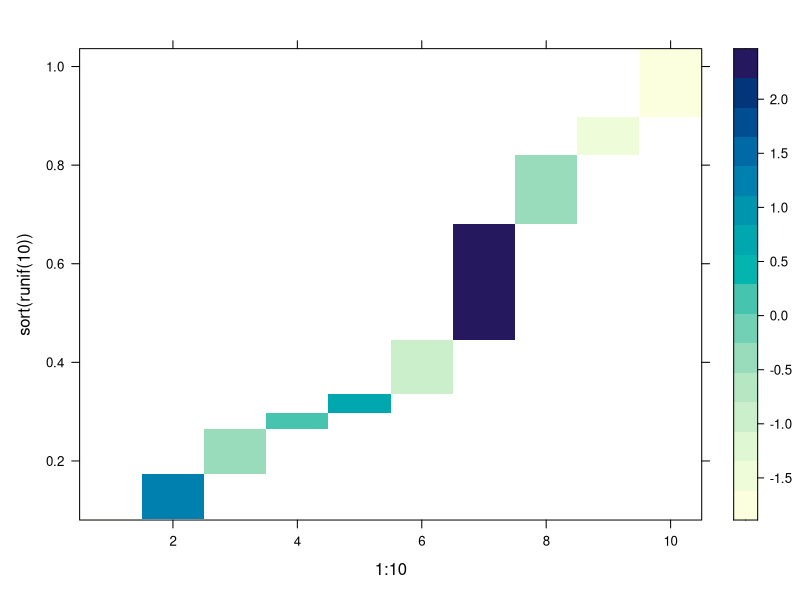
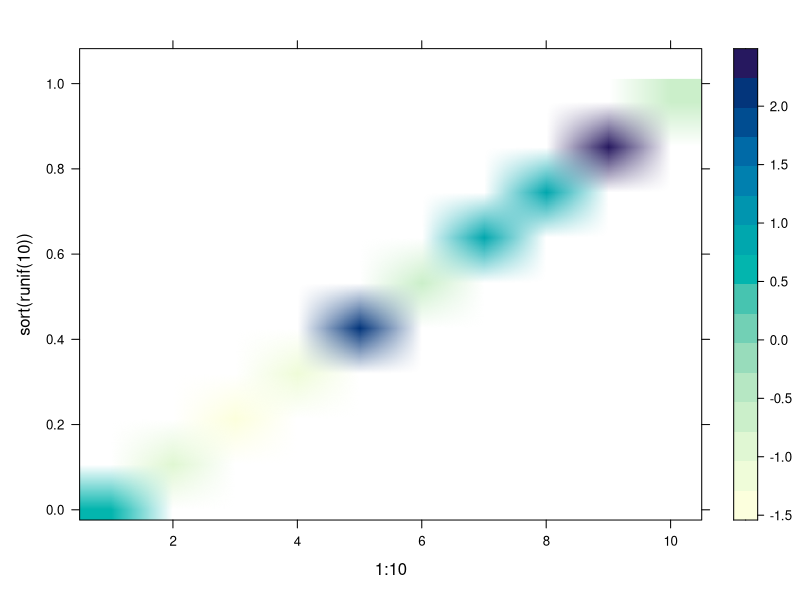
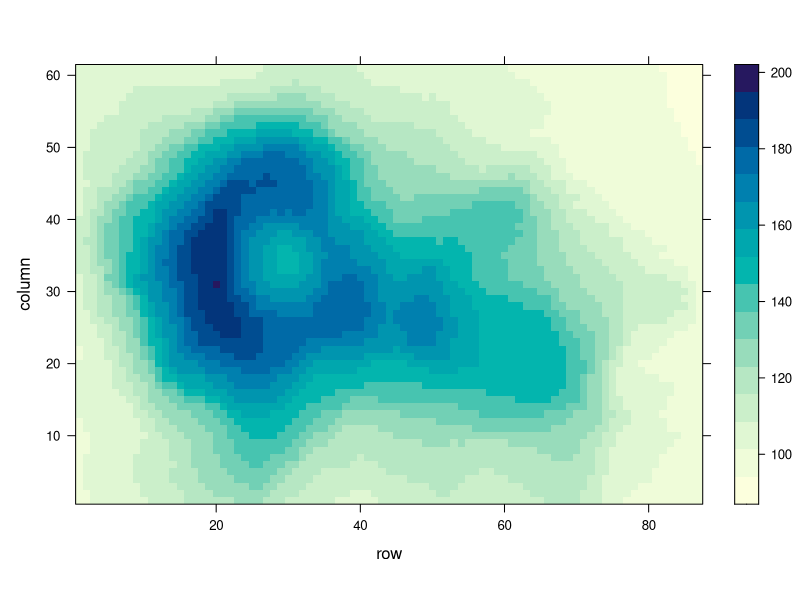
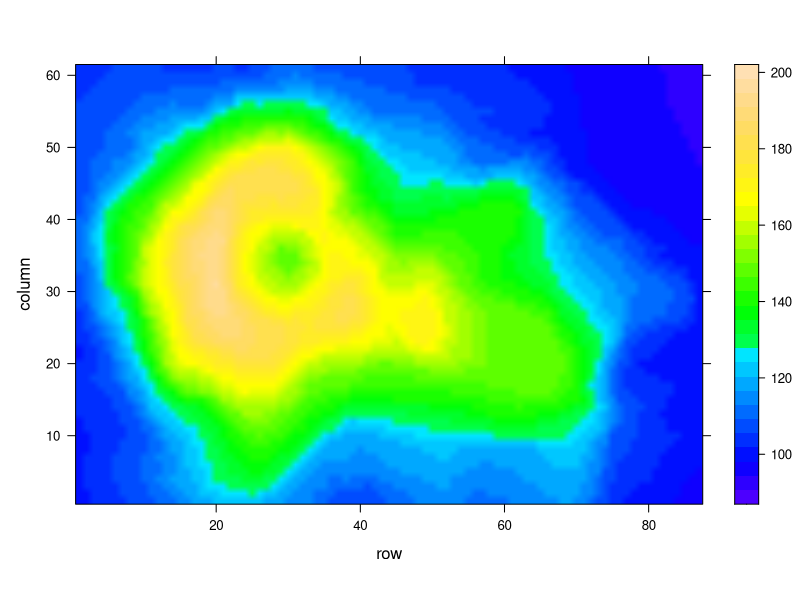

These figures' R source, in order:
library(lattice)


### Name: F_1_panel.levelplot
### Title: Panel Functions for levelplot and contourplot
### Aliases: panel.levelplot panel.contourplot panel.levelplot.raster
### Keywords: dplot

### ** Examples


require(grid)

levelplot(rnorm(10) ~ 1:10 + sort(runif(10)), panel = panel.levelplot)

suppressWarnings(plot(levelplot(rnorm(10) ~ 1:10 + sort(runif(10)),
                                panel = panel.levelplot.raster,
                                interpolate = TRUE)))

levelplot(volcano, panel = panel.levelplot.raster)

levelplot(volcano, panel = panel.levelplot.raster,
          col.regions = topo.colors, cuts = 30, interpolate = TRUE)
